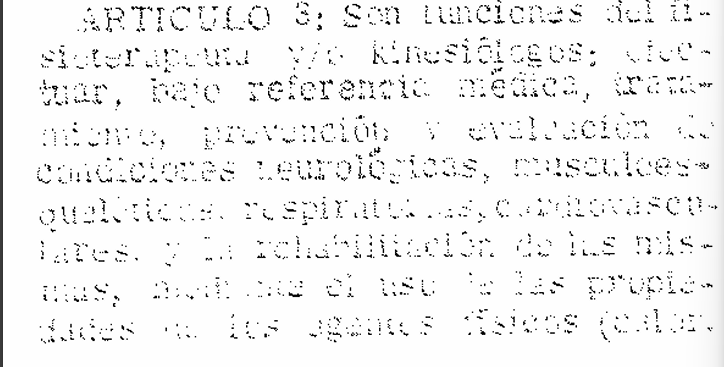
#> input picture Projects/images/Articulo3n.png, 724 x 367 px
$ jupyter execute modelo.ipynb
#> lines starting #> are read from the running program, lines starting #| are printed output that depends on the picture; after the words box and inside, x2 and y2 are one past the last pixel; in counts of white or black regions, pixels touching at a corner belong together
[cell 1]
import cv2
import numpy as np
import skimage.filters as filters
import matplotlib.pyplot as plt

[cell 2]
def remove_noise(image_path, output_path):
    # Lee la imagen
#> called with image_path = 'images/Articulo3n.png', output_path = 'images/Articulo3n_procesada.jpg'
    image = cv2.imread(image_path, cv2.IMREAD_GRAYSCALE)
#> image is the input picture: shape (367, 724); min 0, max 255, mean 243.1

    # Aplica un desenfoque gaussiano para reducir el ruido
    blurred = cv2.GaussianBlur(image, (1, 1), 0, borderType=cv2.BORDER_DEFAULT)

    # division = cv2.divide(image, blurred, scale=255)

    # sharp = filters.unsharp_mask(division, radius=1.5, amount=1.5, preserve_range=False)
    # sharp = (255*sharp).clip(0,255).astype(np.uint8)

    # Aplica umbral adaptativo para mejorar la visibilidad del texto
    thresholded = cv2.adaptiveThreshold(blurred, 255, cv2.ADAPTIVE_THRESH_MEAN_C, cv2.THRESH_BINARY, 11, 2)
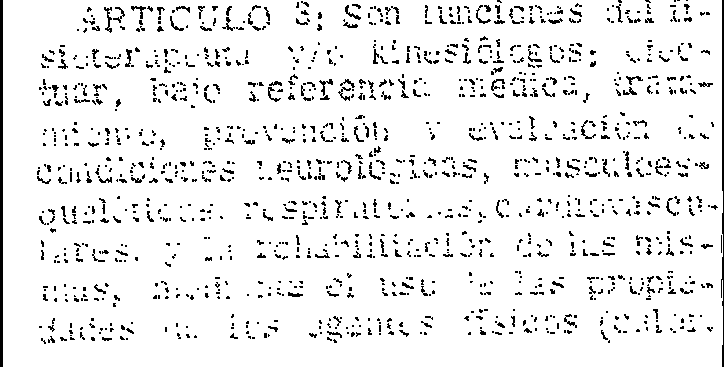
#> thresholded: shape (367, 724); 92.6% white; black in thin lines or dots

    # Guarda la imagen procesada
    cv2.imwrite(output_path, thresholded)

    plt.imshow(cv2.imread(image_path))
    plt.imshow(thresholded)
    plt.show()
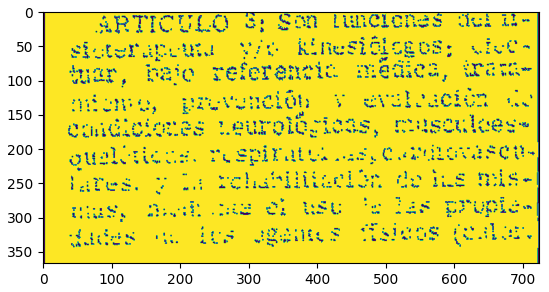
#> figure drawn by matplotlib, 1 panel


    print(f"Se ha eliminado el ruido de {image_path}. La imagen procesada se ha guardado como {output_path}.")

$ run again, with Projects/images/Articulo7_procesada.jpg saved as Projects/images/Articulo3n.png
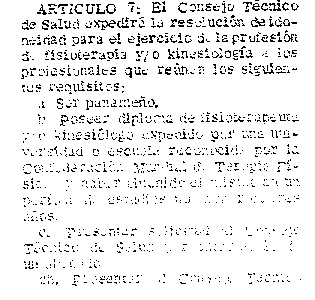
#> input picture Projects/images/Articulo7_procesada.jpg, 315 x 300 px
#> in remove_noise, image is the input picture: shape (300, 315); min 0, max 255, mean 236.6
#> in remove_noise, `thresholded = cv2.adaptiveThreshold(blurred, 255, cv2.ADAPTIVE_THRESH_..`:
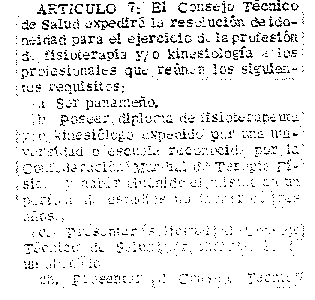
#> thresholded: shape (300, 315); 92.7% white; black in thin lines or dots, all inside (x1, y1, x2, y2) = (16, 0, 304, 288)
#> in remove_noise, `plt.show()`:
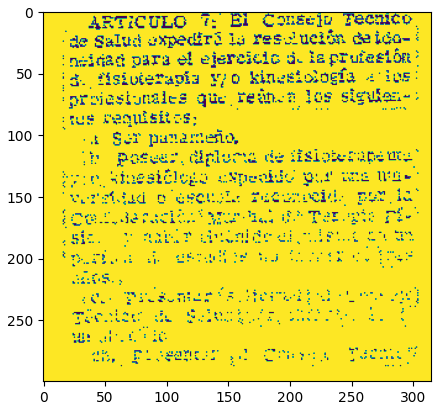
#> figure drawn by matplotlib, 1 panel

$ run again, with Projects/images/Articulo3.png copied over Projects/images/Articulo3n.png
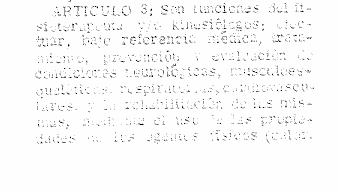
#> input picture Projects/images/Articulo3.png, 340 x 192 px
#> in remove_noise, image is the input picture: shape (192, 340); min 0, max 255, mean 248.8
#> in remove_noise, `thresholded = cv2.adaptiveThreshold(blurred, 255, cv2.ADAPTIVE_THRESH_..`:
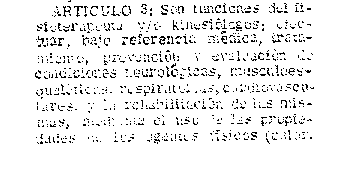
#> thresholded: shape (192, 340); 93.9% white; black in thin lines or dots, all inside (x1, y1, x2, y2) = (35, 0, 314, 144)
#> in remove_noise, `plt.show()`:
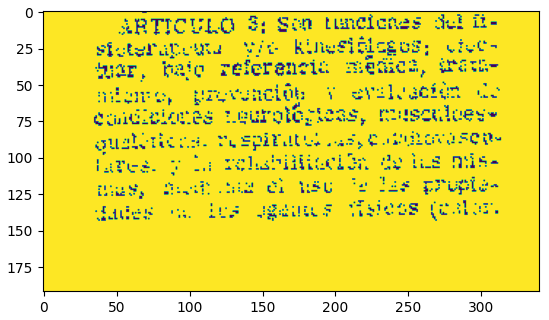
#> figure drawn by matplotlib, 1 panel
